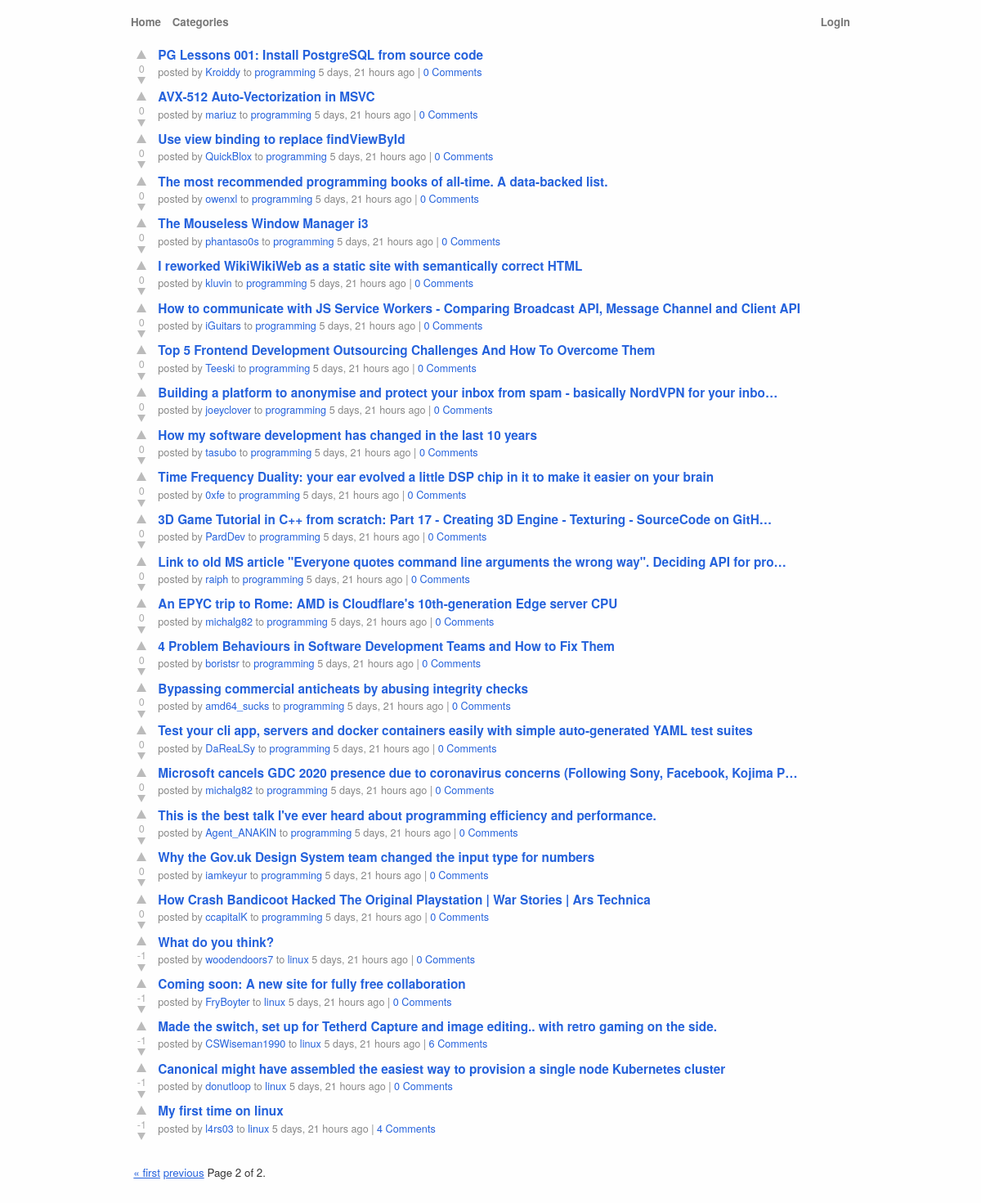
Screenshot of /?page=2 with the database file from the repository.
### posts/models.py (models this page shows, shortened)
class TimeStamp(models.Model):
    created_on = models.DateTimeField(auto_now_add=True)
    updated_on = models.DateTimeField(auto_now=True)
    class Meta:
        abstract = True

class Post(TimeStamp):
    id = models.UUIDField(primary_key=True, default=uuid.uuid4, editable=False)
    title = models.CharField(max_length=200)
    slug = models.SlugField(editable=False)
    body = models.TextField(max_length=2000, blank=True)
    link = models.URLField(blank=True)
    photo = models.ImageField(blank=True)
    votes = GenericRelation("Vote", related_query_name="post")
    favourites = GenericRelation("Favourite", related_query_name="post")
    category = models.ForeignKey(
        "Category", on_delete=models.CASCADE, related_name="posts"
    )
    user = models.ForeignKey(
        settings.AUTH_USER_MODEL,
        on_delete=models.SET(get_sentinel_user),
        related_name="posts",
    )
    objects = models.Manager()
    ranked = RankedManager()
    class Meta:
        ordering = ("-created_on",)
    def get_absolute_url(self):
        from django.urls import reverse
        return reverse("posts:post_detail", args=[str(self.id), self.slug])

class Category(TimeStamp):
    name = models.CharField(max_length=200, unique=True)
    slug = models.SlugField(editable=False)
    description = models.CharField(max_length=200)
    avatar = models.ImageField(blank=True)
    def get_absolute_url(self):
        from django.urls import reverse
        return reverse("posts:category_detail", args=[self.slug])
    class Meta:
        ordering = ("name",)
        verbose_name_plural = "categories"
    def __str__(self) -> str:
        return self.name

### posts/views.py (the view, shortened to what this page needs)
# urls.py: path("", views.index, name="index"),
def index(request):
    posts = Post.ranked.select_related("user", "category")
    posts = posts.order_by("-score", "-created_on")
    paginator = Paginator(posts, 50)
    page_number = request.GET.get("page")
    page_obj = paginator.get_page(page_number)
    return render(request, "posts/index.html", {"page_obj": page_obj},)

### posts/models.py (called while the page is built)
    def get_queryset(self):
        return (
            super()
            .get_queryset()
            .annotate(
                total_comments=Coalesce(Count("comments", distinct=True), Value(0)),
                score=Coalesce(Sum("votes__choice", distinct=True), Value(0)),
            )
        )

### posts/templates/posts/index.html
{% extends "base.html" %}
{% block content %}
  {% include "posts/post_list.html" %}
{% endblock %}

### posts/templates/posts/post_list.html (shortened to what this page needs)
{% load humanize %}
{% if page_obj %}
  <ol class="posts list">
    {% for post in page_obj %}
      <li class="post">
          {% include "posts/post.html" %}
      </li>
    {% endfor %}
  </ol>
  <div id="pagination">
    <span class="step-links">
      {% if page_obj.has_previous %}
      <a href="?page=1">&laquo; first</a>
      <a href="?page={{ page_obj.previous_page_number }}">previous</a>
      {% endif %}
      <span class="current">
        Page {{ page_obj.number }} of {{ page_obj.paginator.num_pages }}.
      </span>
    </span>
  </div>
{% else %}
  <b class="text-danger">Nothing to Show</b>
{% endif %}

### posts/templates/posts/post.html (shortened to what this page needs)
{% load humanize %}
<div class="post_liner h-entry">
  <div class="voters">
      {% if post.upvoted %}
        <a class="upvoter" href=""></a>
      {% else %}
        <a class="upvoter" href="{% url 'posts:upvote_post' post.id %}?next={{ request.path|urlencode }}"></a>
      {% endif %}
      <div class="score">{{ post.score }}</div>
      {% if post.downvoted %}
        <a class="downvoter" href=""></a>
      {% else %}
        <a class="downvoter" href="{% url 'posts:downvote_post' post.id %}?next={{ request.path|urlencode }}"></a>
      {% endif %}
  </div>
  <div class="details">
    <span class="link">
      <a href="{{ post.get_absolute_url }}">{{ post.title|truncatechars:100 }}</a>
    </span>
    <div class="byline">
      posted by <a href="{% url 'posts:user' post.user %}">{{ post.user }}</a>
      to <a href="{{ post.category.get_absolute_url }}">{{ post.category }}</a> {{ post.created_on|naturaltime }}
      | <a href="{{ post.get_absolute_url }}">{{ post.total_comments }} Comment{{ post.total_comments|pluralize }}</a>
    </div>
  </div>
</div>

### posts/static/css/posts.css (style rules this page uses)
#pagination { padding-top: 2rem; padding-left: 10px; }
html { overflow-y: scroll; }
body, textarea, input, button { font-family: "helvetica neue", arial, sans-serif; font-size: 10pt; color: #333; line-height: 1.45em; }
body { background-color: #fefefe; }
a { color: #2562dc; cursor: pointer; }
ol.posts, ol.comments, ol.search_results { padding: 0; list-style: none; margin: 0; }
div.voters { float: left; margin-top: 0px; width: 40px; }
div.voters div.score { color: #aaa; font-size: 9pt; margin-top: 1px; margin-bottom: -3px; text-align: center; }
li.post div.voters div.score { font-size: 9.5pt; margin-top: 2px; }
div.voters .upvoter, div.voters .downvoter { border-color: transparent transparent #bbb transparent; border-style: solid; border-width: 6px; text-decoration: none; width: 0px; height: 0; margin-bottom: 0px; margin-left: 14px; padding: 0; display: block; }
div.voters .upvoter { border-bottom-width: 11px; }
div.voters .downvoter { border-color: #bbb transparent transparent transparent; border-width: 5px; margin-top: 4px; margin-left: 15px; margin-bottom: -5px; border-top-width: 9px; }
li.post { clear: both; }
ol.posts li.post div.post_liner { padding-top: 0.25em; padding-bottom: 0.25em; }
ol.posts li:first-child div.post_liner { padding-top: 0.5em; }
li div.details { padding-top: 0.1em; }
li .link { font-weight: bold; vertical-align: middle; }
li .link a { font-size: 11.5pt; text-decoration: none; }
li .byline { color: #888; font-size: 9.5pt; }
li.post .byline { margin-top: 1px; }
li .byline a { text-decoration: none; }
li div.details, div.post_content { margin-left: 40px; margin-right: 40px; }

### rows the page displays
Post: score "0", title "PG Lessons 001: Install PostgreSQL from source code", user "Kroiddy", category "programming", created_on "5 days, 21 hours ago", total_comments "0"
Post: score "0", title "AVX-512 Auto-Vectorization in MSVC", user "mariuz", category "programming", created_on "5 days, 21 hours ago", total_comments "0"
Post: score "0", title "Use view binding to replace findViewById", user "QuickBlox", category "programming", created_on "5 days, 21 hours ago", total_comments "0"
Post: score "0", title "The most recommended programming books of all-time. A data-backed list.", user "owenxl", category "programming", created_on "5 days, 21 hours ago", total_comments "0"
Post: score "0", title "The Mouseless Window Manager i3", user "phantaso0s", category "programming", created_on "5 days, 21 hours ago", total_comments "0"
Post: score "0", title "I reworked WikiWikiWeb as a static site with semantically correct HTML", user "kluvin", category "programming", created_on "5 days, 21 hours ago", total_comments "0"
Post: score "0", title "How to communicate with JS Service Workers - Comparing Broadcast API, Message Channel and Client API", user "iGuitars", category "programming", created_on "5 days, 21 hours ago", total_comments "0"
Post: score "0", title "Top 5 Frontend Development Outsourcing Challenges And How To Overcome Them", user "Teeski", category "programming", created_on "5 days, 21 hours ago", total_comments "0"
Post: score "0", title "Building a platform to anonymise and protect your inbox from spam - basically NordVPN for your inbo…", user "joeyclover", category "programming", created_on "5 days, 21 hours ago", total_comments "0"
Post: score "0", title "How my software development has changed in the last 10 years", user "tasubo", category "programming", created_on "5 days, 21 hours ago", total_comments "0"
Post: score "0", title "Time Frequency Duality: your ear evolved a little DSP chip in it to make it easier on your brain", user "0xfe", category "programming", created_on "5 days, 21 hours ago", total_comments "0"
Post: score "0", title "3D Game Tutorial in C++ from scratch: Part 17 - Creating 3D Engine - Texturing - SourceCode on GitH…", user "PardDev", category "programming", created_on "5 days, 21 hours ago", total_comments "0"
Post: score "0", title "Link to old MS article \"Everyone quotes command line arguments the wrong way\". Deciding API for pro…", user "raiph", category "programming", created_on "5 days, 21 hours ago", total_comments "0"
Post: score "0", title "An EPYC trip to Rome: AMD is Cloudflare's 10th-generation Edge server CPU", user "michalg82", category "programming", created_on "5 days, 21 hours ago", total_comments "0"
Post: score "0", title "4 Problem Behaviours in Software Development Teams and How to Fix Them", user "boristsr", category "programming", created_on "5 days, 21 hours ago", total_comments "0"
Post: score "0", title "Bypassing commercial anticheats by abusing integrity checks", user "amd64_sucks", category "programming", created_on "5 days, 21 hours ago", total_comments "0"
Post: score "0", title "Test your cli app, servers and docker containers easily with simple auto-generated YAML test suites", user "DaReaLSy", category "programming", created_on "5 days, 21 hours ago", total_comments "0"
Post: score "0", title "Microsoft cancels GDC 2020 presence due to coronavirus concerns (Following Sony, Facebook, Kojima P…", user "michalg82", category "programming", created_on "5 days, 21 hours ago", total_comments "0"
Post: score "0", title "This is the best talk I've ever heard about programming efficiency and performance.", user "Agent_ANAKIN", category "programming", created_on "5 days, 21 hours ago", total_comments "0"
Post: score "0", title "Why the Gov.uk Design System team changed the input type for numbers", user "iamkeyur", category "programming", created_on "5 days, 21 hours ago", total_comments "0"
Post: score "0", title "How Crash Bandicoot Hacked The Original Playstation | War Stories | Ars Technica", user "ccapitalK", category "programming", created_on "5 days, 21 hours ago", total_comments "0"
Post: score "-1", title "What do you think?", user "woodendoors7", category "linux", created_on "5 days, 21 hours ago", total_comments "0"
Post: score "-1", title "Coming soon: A new site for fully free collaboration", user "FryBoyter", category "linux", created_on "5 days, 21 hours ago", total_comments "0"
Post: score "-1", title "Made the switch, set up for Tetherd Capture and image editing.. with retro gaming on the side.", user "CSWiseman1990", category "linux", created_on "5 days, 21 hours ago", total_comments "6"
Post: score "-1", title "Canonical might have assembled the easiest way to provision a single node Kubernetes cluster", user "donutloop", category "linux", created_on "5 days, 21 hours ago", total_comments "0"
Post: score "-1", title "My first time on linux", user "l4rs03", category "linux", created_on "5 days, 21 hours ago", total_comments "4"

### other values shown
{{ page_obj.number }} "2"
{{ page_obj.paginator.num_pages }} "2"
